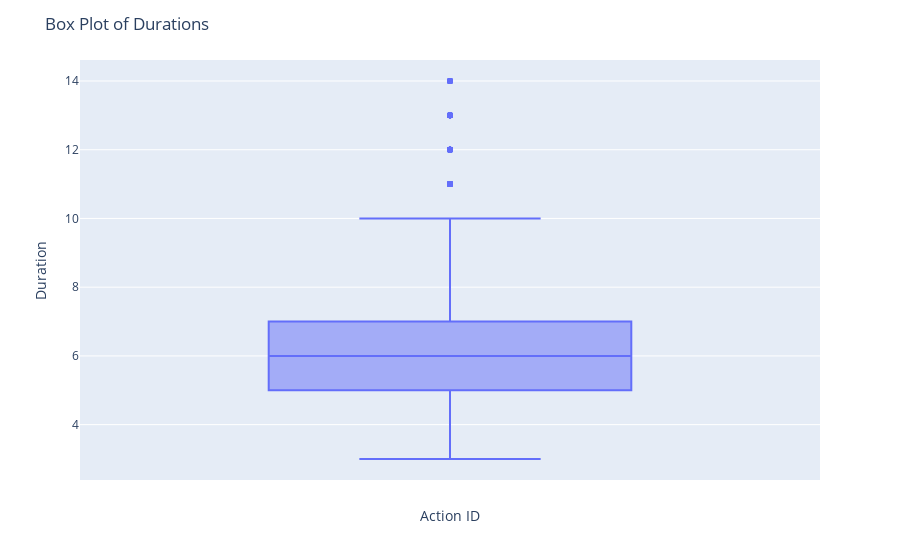

Notebook code for this chart:
### Code cell
df = pd.DataFrame({'Duration': cl_result})
fig = px.box(df, y='Duration')
fig.update_layout(
    title='Box Plot of Durations',
    xaxis_title='Action ID',
    yaxis_title='Duration'
)
fig.show()

### Figure 1 — Plotly figure (JSON) as saved in the notebook; plotly's stock layout.template omitted (floating-point values rounded to 4 significant figures; data arrays with more than 128 entries replaced by an {"elided": "..."} marker saying what was removed)
{"data": [{"alignmentgroup": "True", "hovertemplate": "Duration=%{y}<extra></extra>", "legendgroup": "", "marker": {"color": "#636efa"}, "name": "", "notched": false, "offsetgroup": "", "orientation": "v", "showlegend": false, "type": "box", "x0": " ", "xaxis": "x", "y": {"elided": "1440 int values"}, "y0": " ", "yaxis": "y"}], "layout": {"autosize": true, "boxmode": "group", "legend": {"tracegroupgap": 0}, "margin": {"t": 60}, "title": {"text": "Box Plot of Durations"}, "xaxis": {"anchor": "y", "autorange": true, "domain": [0, 1], "range": [-0.5, 0.5], "title": {"text": "Action ID"}, "type": "category"}, "yaxis": {"anchor": "x", "autorange": true, "domain": [0, 1], "range": [2.389, 14.61], "title": {"text": "Duration"}, "type": "linear"}}}
